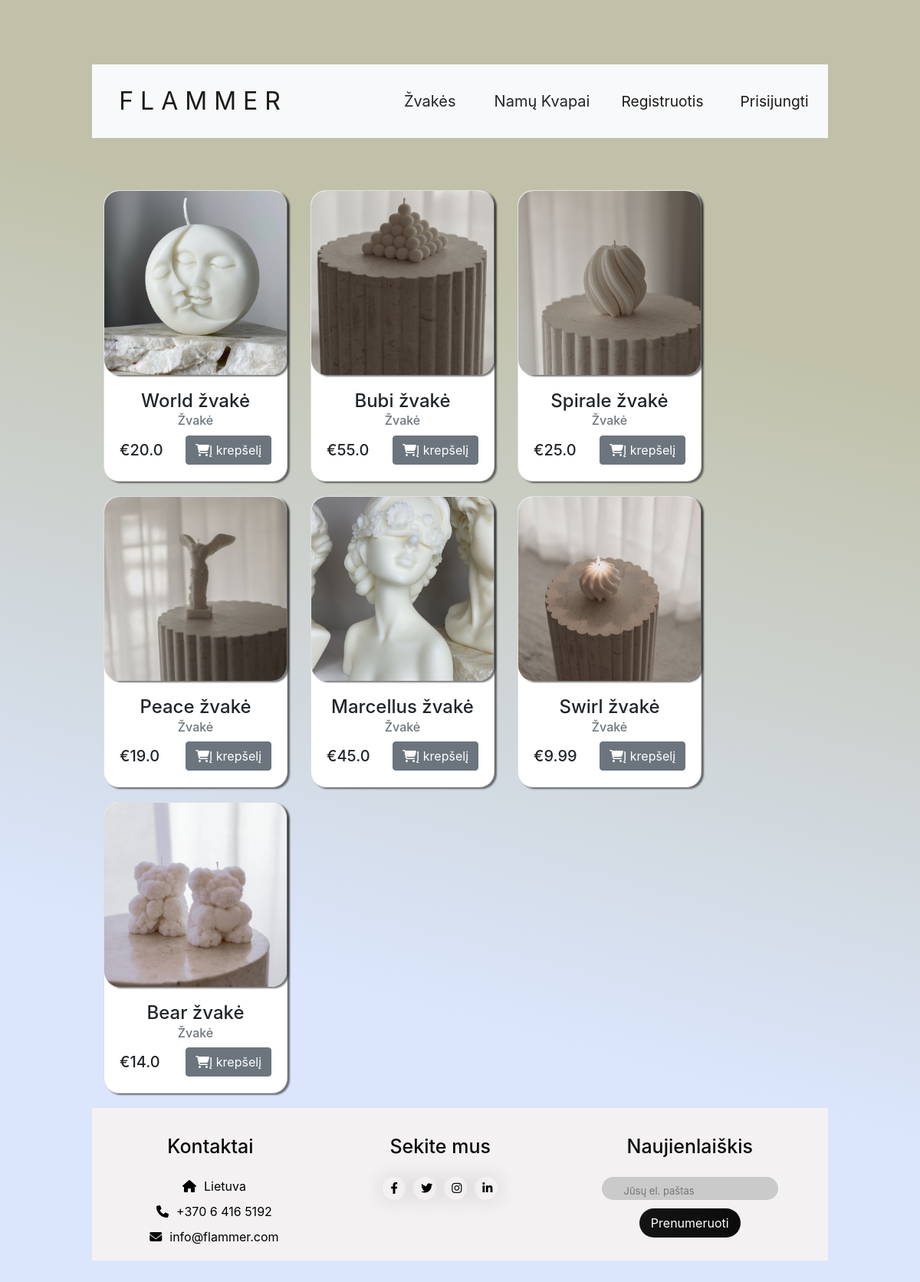
/items/candle, run on the app's committed database.
### main.py (models this page shows)
class Item(db.Model):
    __tablename__ = "items"
    id = db.Column(db.Integer, primary_key=True)
    name = db.Column(db.Integer, nullable=False)
    sex = db.Column(db.String(100), nullable=False)
    type = db.Column(db.String(100), nullable=False)
    price = db.Column(db.Float, nullable=False)
    supply = db.Column(db.Integer, nullable=False)
    size = db.Column(db.Integer, nullable=False)
    description = db.Column(db.String(2000), nullable=False)
    photo_url = db.Column(db.Integer, nullable=False)
    purchase = relationship("Purchase", back_populates="item")

### main.py (the view)
@app.route("/items/<string:q>")
def selected_query(q):
    all_items = Item.query.filter_by(sex=q)
    return render_template("selected-query.html", all_items=all_items)

### templates/selected-query.html (shortened to what this page needs)
{% include 'header.html' %}
{% extends 'base.html' %}
{% block content %}
    <div class="container">
        <div class="row">
            {% for item in all_items %}
                <div class="card-deck main-page-item">
                    <div class="col sm-12 md-4 lg-3">
                        <div class="card">
                            <div class="image-text-holder">
                                <a href="{{ url_for('selected_item', item_id=item.id) }}"><img src="{{ '../' + item.photo_url }}" class="card-img-top card-id img-fluid">
                                </a>
                            </div>
                            <div class="card-body">
                                <h4>{{ item.name }}</h4>
                                <h6 class="card-subtitle mb-2 text-muted">{{ item.type }}</h6>
                                    {% if item.supply >= 1%}
                                         <div class="buy d-flex justify-content-between align-items-center">
                                            <div class="text-black font-weight-bold"><h5 class="mt-2">€{{ item.price }}</h5></div>
                                             <a href="{{ url_for('add_item_to_bag', item_id=item.id) }}" class="btn btn-secondary"><i class="fas fa-shopping-cart"></i>Į krepšelį</a>
                                          </div>
                                    {% else %}
                                        <button class="btn btn-primary" disabled>Šiuo metu neturime</button>
                                    {% endif %}
                            </div>
                        </div>
                    </div>
                </div>
            {% endfor %}
        </div>
    </div>
{% endblock %}

### static/styles.css (style rules this page uses)
body { margin: 7% 10% 3% 10%; text-align: center; background-image: -webkit-linear-gradient(75deg, #dbe6fd 25%, #c1c1a9 75%) }
.card, .img-fluid { min-height: 15rem; background-color: #FFFFFF; padding: 0; -webkit-border-radius: 4px; -moz-border-radius: 4px; border-radius: 20px; box-shadow: 3px 2px 2px rgba(34,34,34,0.6); width: 15rem; }
.card-img-top { width: 100%; height: 18vw; object-fit: cover; }
.image-text-holder { position: relative; text-align: center; color: white; }
.card-deck { margin-bottom: 2%; }

### data on the page
Item: photo_url (picture), name "World žvakė", type "Žvakė", price "20.0"
Item: photo_url (picture), name "Bubi žvakė", type "Žvakė", price "55.0"
Item: photo_url (picture), name "Spirale žvakė", type "Žvakė", price "25.0"
Item: photo_url (picture), name "Peace žvakė", type "Žvakė", price "19.0"
Item: photo_url (picture), name "Marcellus žvakė", type "Žvakė", price "45.0"
Item: photo_url (picture), name "Swirl žvakė", type "Žvakė", price "9.99"
Item: photo_url (picture), name "Bear žvakė", type "Žvakė", price "14.0"
